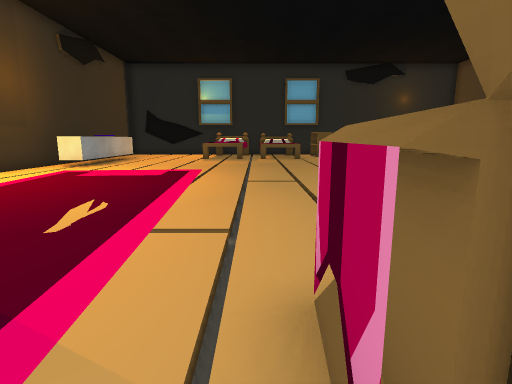
View 1 (above)

17 first-person views from a walk through a scene from a Unity 3-D project. The camera is 1.2 m above the floor, tilts 10° down and sees 80° across. The floor is counted in squares, 1 m on a side. Each view is taken from the middle of a square. On the plan, view 1 faces up. The plan holds only what a view shows up to about 13 squares ahead; the rest is blank. The place goes on beyond the plan. The player character is not drawn. Some surface patterns are stand-ins.

View 2
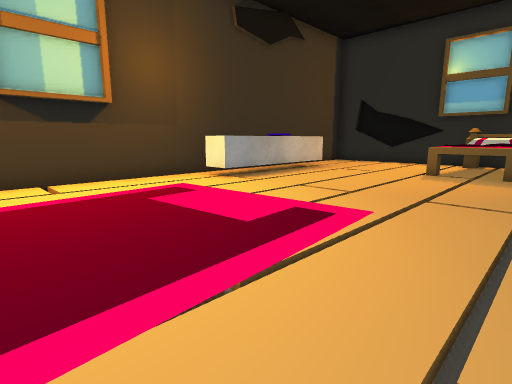

View 3
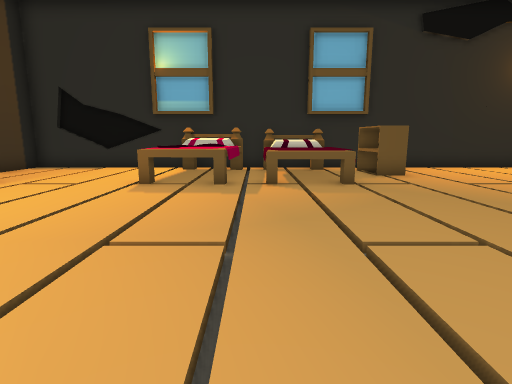

View 4
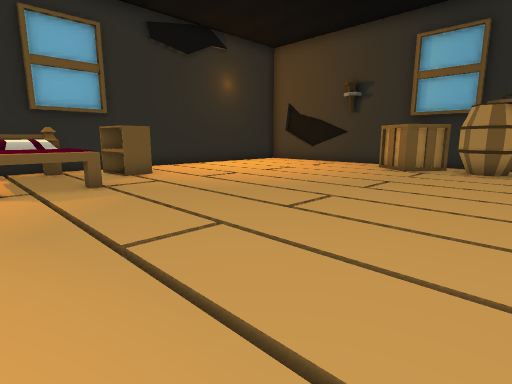

View 5
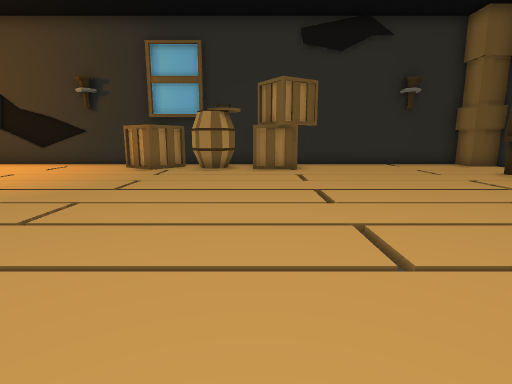

View 6
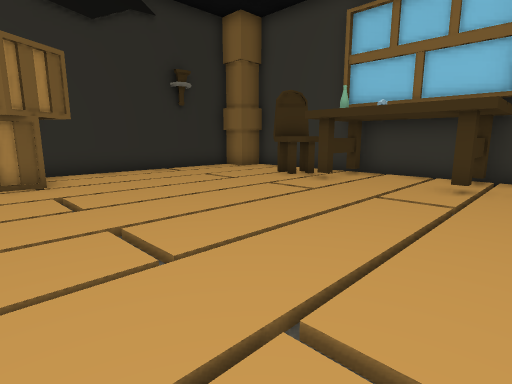

View 7
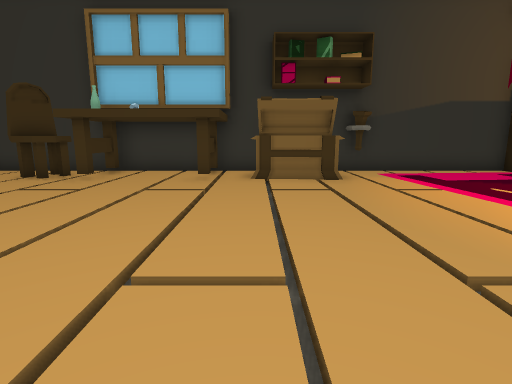

View 8
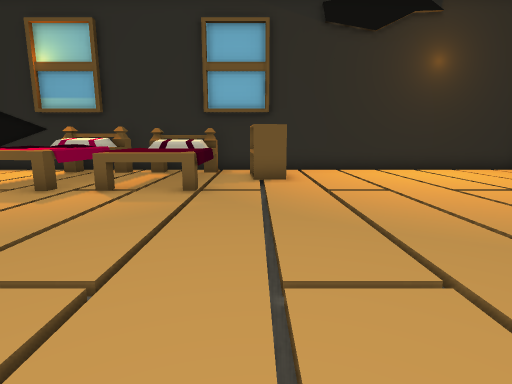

View 9
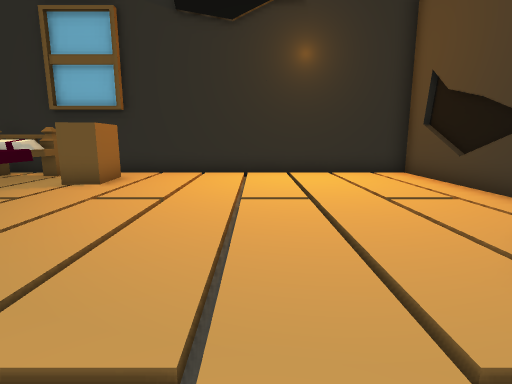

View 10
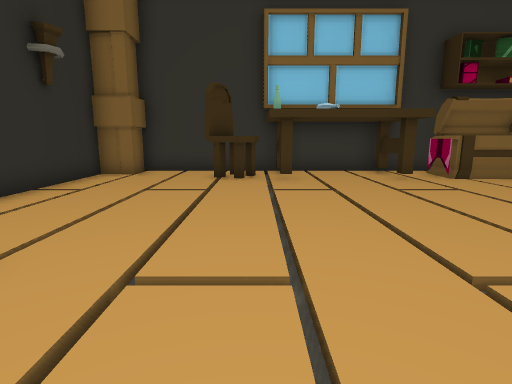

View 11
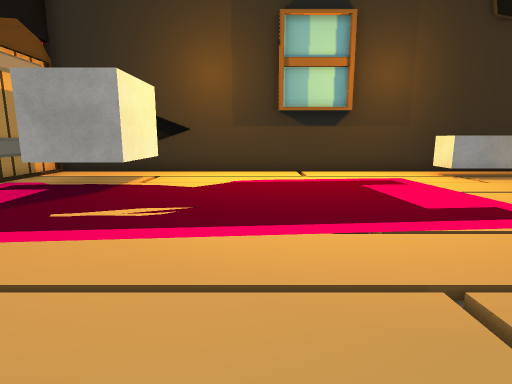

View 12
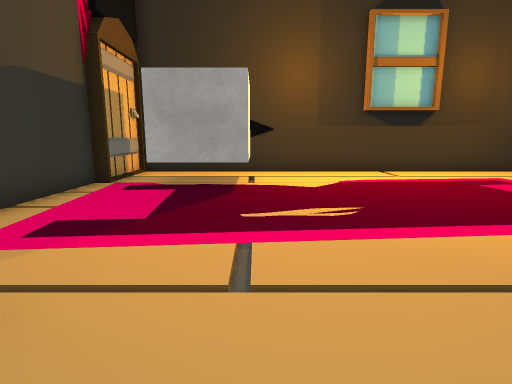

View 13
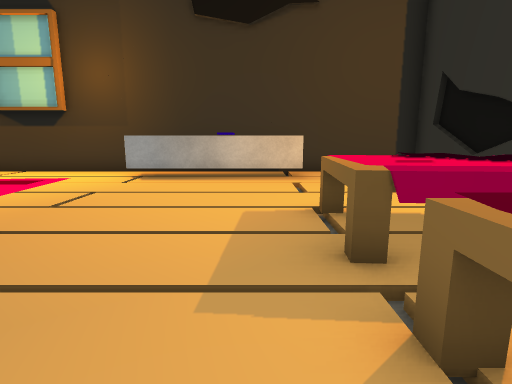

View 14
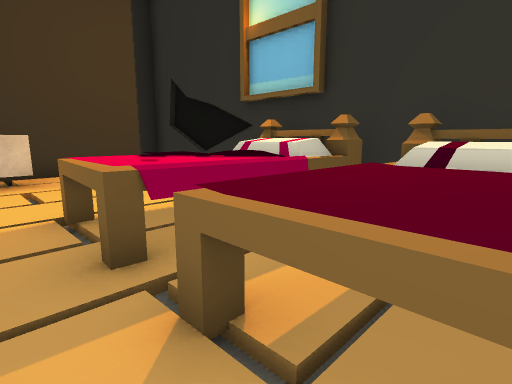

View 15
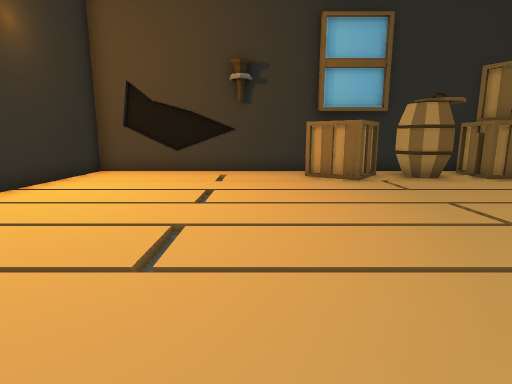

View 16
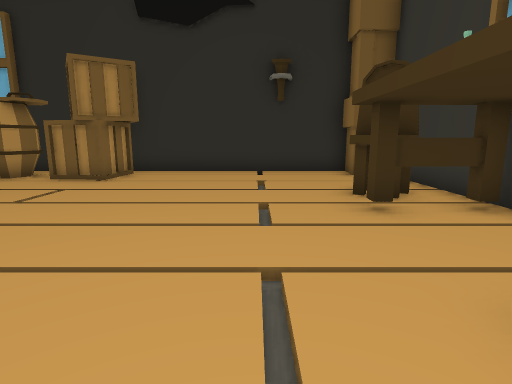

View 17
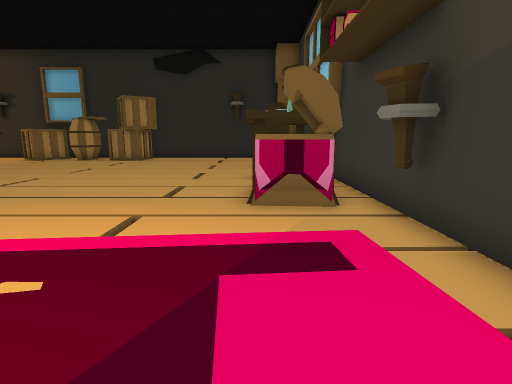

### Floor plan
Key: @ floor where view 1 was taken; # wall or solid block; x gap in a wall; . main floor; - floor 0.25 m lower than the main floor; = window, fence, low wall or low ledge; ^ raised ledge; O other object.
Columns run from 9 left of view 1 to 15 right of it. Each row starts with its distance up from view 1.
 23 #########################
 22 #.....####^x............#
 21 #.....^^^=^^.##.........#
 20 #.....^=^^^^.##.........#
 19 #.....=^^^^^............#
 18 #^.--.^^^-^^--.--.--.--.#
 17 #^......................#
 16 #^......................#
 15 #^....................#.#
 14 #^...................##
 13 #^....................##
 12 #....................##
 11 #....................##
 10 #....................##
  9 #....................###
  8 #.....................###
  7 #.......................#
  6 #.......................#
  5 #.......................#
  4 ####....................#
  3    #....................#
  2 #  #......###.#..#.^....#
  1 #.........###.#...^#..###
  0 #O#.....#@....#..#....#
 -1   #####################

Positions as (right, up) in squares from view 1, and headings:
1: (0, 0), facing up
2: (0, 7), facing up-left
3: (0, 10), facing up
4: (0, 10), facing up-right
5: (0, 10), facing right
6: (3, 10), facing down-right
7: (3, 11), facing down
8: (4, 11), facing up
9: (9, 12), facing up
10: (9, 11), facing down
11: (2, 7), facing left
12: (2, 4), facing left
13: (2, 17), facing left
14: (2, 17), facing up-left
15: (3, 17), facing right
16: (3, 4), facing right
17: (-5, 2), facing right
